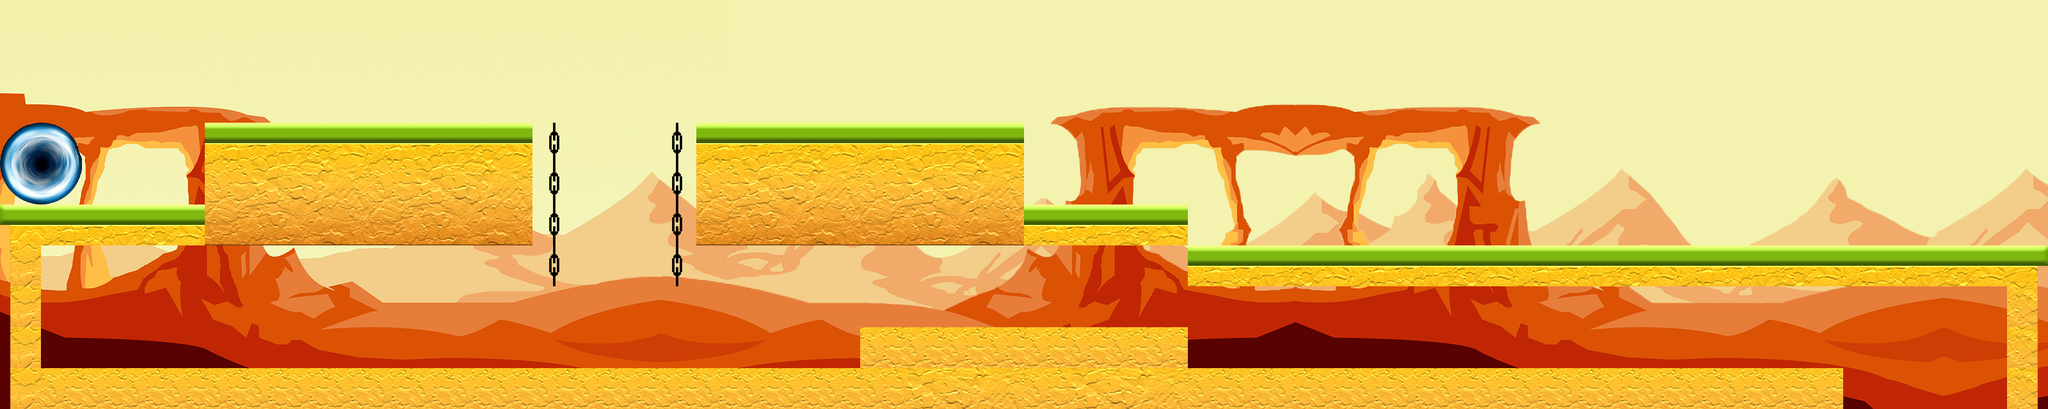

Rendered tile map (Tiled .tmx) drawn with the repository's tilesets; below, a short description and the map source with its tile grids summarised:
An orthogonal 50x10 tile map with 64x64 px tiles, 1 tile layer (Tiled Layer 1), 12 tilesets, 1 image layer and 96 objects.

<map version="1.4" tiledversion="1.4.3" orientation="orthogonal" renderorder="right-down" width="50" height="10" tilewidth="64" tileheight="64" infinite="0" nextlayerid="4" nextobjectid="104">
 <tileset firstgid="1" name="Un 2" tilewidth="64" tileheight="64" tilecount="18" columns="6">
  <image source="Un 2.png" width="384" height="192" />
 </tileset>
 <tileset firstgid="19" name="Door" tilewidth="64" tileheight="64" tilecount="4" columns="2">
  <image source="Door.png" width="128" height="128" />
 </tileset>
 <tileset firstgid="23" name="Un 5" tilewidth="64" tileheight="64" tilecount="18" columns="6">
  <image source="Un 5.png" width="384" height="192" />
  <tile id="0">
   <properties>
    <property name="name" value="Soil" />
   </properties>
  </tile>
 </tileset>
 <tileset firstgid="41" name="Wire" tilewidth="64" tileheight="64" tilecount="1" columns="1">
  <image source="Wire.png" width="64" height="64" />
 </tileset>
 <tileset firstgid="42" name="Precious" tilewidth="64" tileheight="64" tilecount="1" columns="1">
  <image source="Precious.png" width="64" height="64" />
  <tile id="0">
   <properties>
    <property name="name" value="Tip1" />
   </properties>
  </tile>
 </tileset>
 <tileset firstgid="43" name="Monster 1" tilewidth="64" tileheight="64" tilecount="1" columns="1">
  <image source="../../monster/round_4/monster_3/3-1.png" width="64" height="64" />
  <tile id="0">
   <properties>
    <property name="name" value="Mon54" />
   </properties>
  </tile>
 </tileset>
 <tileset firstgid="44" name="Monster 2" tilewidth="64" tileheight="64" tilecount="1" columns="1">
  <image source="../../monster/round_4/monster_12/12-1.png" width="64" height="64" />
  <tile id="0">
   <properties>
    <property name="name" value="Mon55" />
   </properties>
  </tile>
 </tileset>
 <tileset firstgid="45" name="Monster 3" tilewidth="64" tileheight="64" tilecount="1" columns="1">
  <image source="../../monster/round_4/monster_17/17-1.png" width="64" height="64" />
  <tile id="0">
   <properties>
    <property name="name" value="Mon56" />
   </properties>
  </tile>
 </tileset>
 <tileset firstgid="46" name="Power" tilewidth="64" tileheight="64" tilecount="1" columns="1">
  <image source="../map_3/Power.png" width="64" height="64" />
  <tile id="0">
   <properties>
    <property name="name" value="Power" />
   </properties>
  </tile>
 </tileset>
 <tileset firstgid="47" name="DigPower" tilewidth="64" tileheight="64" tilecount="1" columns="1">
  <image source="Power.png" width="64" height="64" />
  <tile id="0">
   <properties>
    <property name="name" value="DigPower" />
   </properties>
  </tile>
 </tileset>
 <tileset firstgid="48" name="2" tilewidth="64" tileheight="64" tilecount="1" columns="1">
  <image source="Precious.png" width="64" height="64" />
  <tile id="0">
   <properties>
    <property name="name" value="Tip2" />
   </properties>
  </tile>
 </tileset>
 <tileset firstgid="49" name="timer" tilewidth="64" tileheight="64" tilecount="1" columns="1">
  <image source="timer.png" width="64" height="64" />
  <tile id="0">
   <properties>
    <property name="name" value="Timer" />
   </properties>
  </tile>
 </tileset>
 <imagelayer id="3" name="Image Layer 1">
  <image source="background4_2.png" width="3200" height="640" />
 </imagelayer>
 <layer id="1" name="Tiled Layer 1" width="50" height="10">
  <data>[500 cells, 149 non-empty, 21 distinct tile ids]</data>
 </layer>
 <objectgroup id="2" name="Object Layer 1">
  <object id="1" gid="43" x="2368" y="384" width="64" height="64" />
  <object id="2" gid="44" x="2368" y="576" width="64" height="64" />
  <object id="3" gid="45" x="640" y="576" width="64" height="64" />
  <object id="4" gid="23" x="192" y="448" width="64" height="64" />
  <object id="5" gid="23" x="192" y="512" width="64" height="64" />
  <object id="6" gid="23" x="192" y="576" width="64" height="64" />
  <object id="7" gid="23" x="256" y="576" width="64" height="64" />
  <object id="8" gid="23" x="256" y="512" width="64" height="64" />
  <object id="9" gid="23" x="256" y="448" width="64" height="64" />
  <object id="10" gid="23" x="768" y="448" width="64" height="64" />
  <object id="11" gid="23" x="768" y="512" width="64" height="64" />
  <object id="12" gid="23" x="768" y="576" width="64" height="64" />
  <object id="13" gid="23" x="704" y="576" width="64" height="64" />
  <object id="14" gid="23" x="704" y="512" width="64" height="64" />
  <object id="15" gid="23" x="704" y="448" width="64" height="64" />
  <object id="16" gid="23" x="1088" y="448" width="64" height="64" />
  <object id="17" gid="23" x="1088" y="512" width="64" height="64" />
  <object id="18" gid="23" x="1088" y="576" width="64" height="64" />
  <object id="19" gid="23" x="1152" y="576" width="64" height="64" />
  <object id="20" gid="23" x="1152" y="512" width="64" height="64" />
  <object id="21" gid="23" x="1152" y="448" width="64" height="64" />
  <object id="22" gid="23" x="1344" y="448" width="64" height="64" />
  <object id="23" gid="23" x="1344" y="512" width="64" height="64" />
  <object id="24" gid="23" x="1408" y="512" width="64" height="64" />
  <object id="25" gid="23" x="1408" y="448" width="64" height="64" />
  <object id="26" gid="23" x="1984" y="512" width="64" height="64" />
  <object id="27" gid="23" x="1984" y="576" width="64" height="64" />
  <object id="28" gid="23" x="2048" y="512" width="64" height="64" />
  </objectgroup>
</map>
<!-- 68 of 96 objects omitted -->
